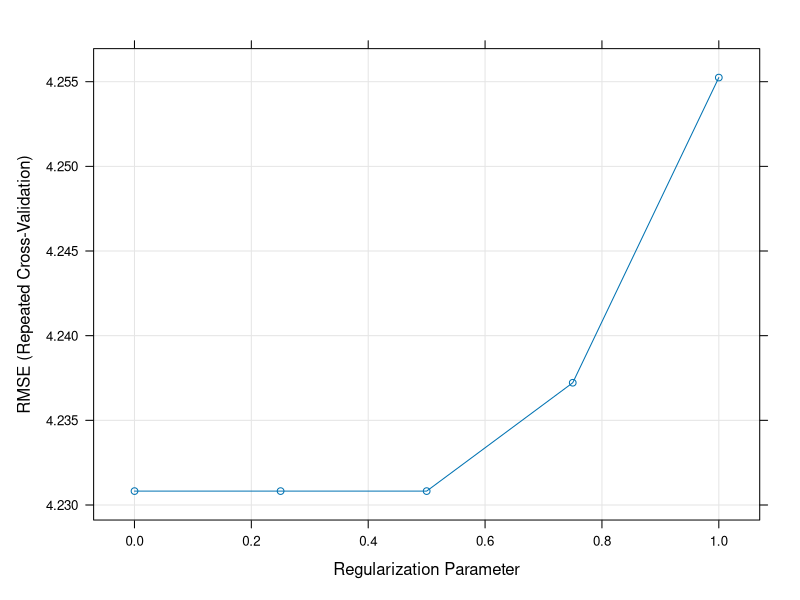
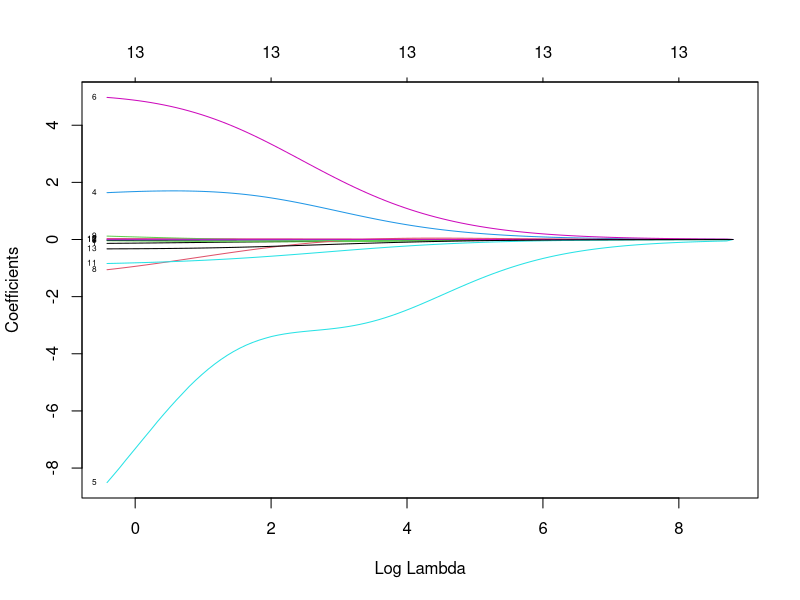
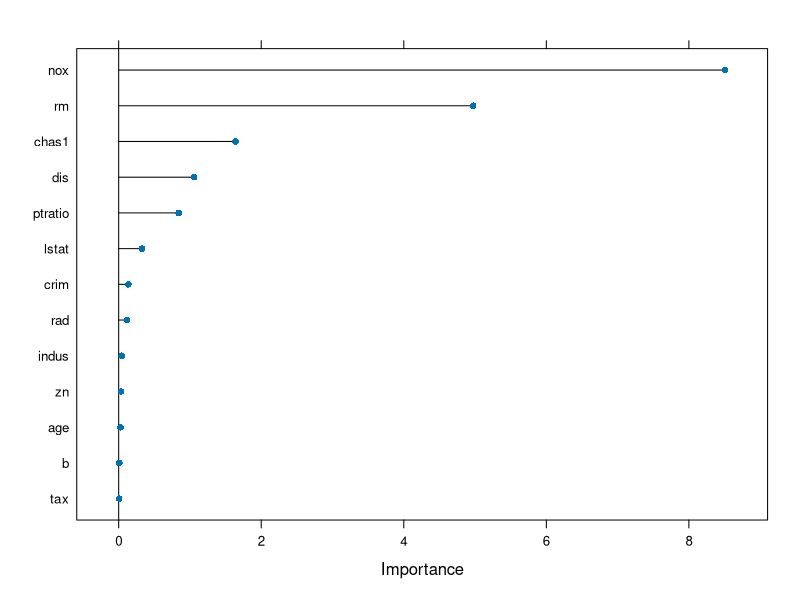
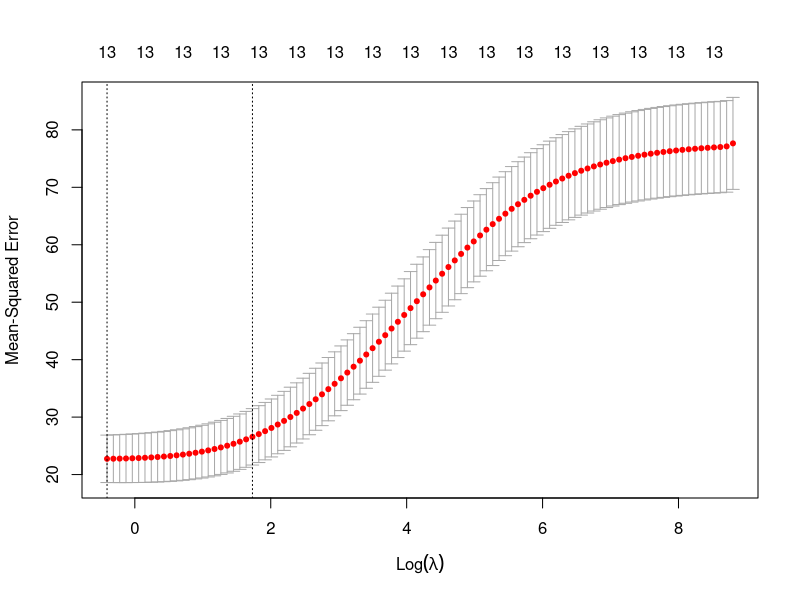

Reproduce these figures in R, in order. (Note: this script raises an error after producing the figures.)
library(caret)
library(glmnet)
library(mlbench)
library(psych)
data("BostonHousing")
data= BostonHousing
View(data)

##### data partitioning
set.seed(222)
ind= sample(2, nrow(data),replace = T, prob = c(0.7,0.3))
train= data[ind==1,]
test=data[ind==2,]

#custom control parameters
custom=trainControl(method = "repeatedcv",number = 10,repeats=5,verboseIter = T)

### linear model
lm=train(medv~.,train,method="lm",trControl=custom)

## results
lm$results
summary(lm)
lm
 

#### ridge
set.seed(222)
ridge=train(medv~.,train,method='glmnet',tuneGrid=expand.grid(alpha=0,lambda=seq(0.0001,1,length=5)),trControl=custom)
plot(ridge)
ridge
plot(ridge$finalModel,xvar = "lambda",label=T)
plot(varImp(ridge,scale=F))

x = model.matrix(medv~.,BostonHousing)[,-1]
y = BostonHousing$medv
train = sample(1:nrow(x),nrow(x)/2)
test = (-train)
y.test = y[test]
cv.out = cv.glmnet(x[train,],y[train],alpha=0)
plot(cv.out)
bestlam = cv.out$lambda.min
out = glmnet(x,y,alpha=0)
ridge.coef = predict(out,type="coefficients",s=bestlam)
ridge.coef

##### lasso
set.seed(222)
lasso=train(medv~.,train,method='glmnet',tuneGrid=expand.grid(alpha=1,lambda=seq(0.0001,0.2,length=5)),trControl=custom)
plot(lasso)
lasso
plot(lasso$finalModel,xvar = 'lambda',label=T)
plot(lasso$finalModel,xvar = 'dev',label=T)
plot(varImp(lasso,scale=F))

cv.out = cv.glmnet(x[train,],y[train],alpha=1)
plot(cv.out)
bestlam = cv.out$lambda.min

grid=10^seq(10,-2,length=100)
out=glmnet(x,y,alpha=1,lambda=grid)
LASSO.coef = predict(out,type="coefficients",s=bestlam)
LASSO.coef

### elastic net
set.seed(222)
en=train(medv~.,train,method='glmnet',tuneGrid=expand.grid(alpha=seq(0,1,length=10),lambda=seq(0.0001,0.2,length=5)),trControl=custom)
plot(en)
en
plot(en$finalModel,xvar = 'lambda',label=T)
plot(varImp(lasso,scale=F))

cv.out = cv.glmnet(x[train,],y[train],alpha=seq(0.01,0.9,length=10))
plot(cv.out)
bestlam = cv.out$lambda.min

out=glmnet(x,y,alpha=seq(0.01,0.9,length=10),lambda=grid)
Elastic.coef = predict(out,type="coefficients",s=bestlam)
cbind(ridge.coef,LASSO.coef, Elastic.coef)

Elastic.coef

##### compare models
model_list=list(LinearModel=lm,Ridge=ridge,Lasso=lasso,ElasticNet=en)
res=resamples(model_list)
summary(res)

en$bestTune
